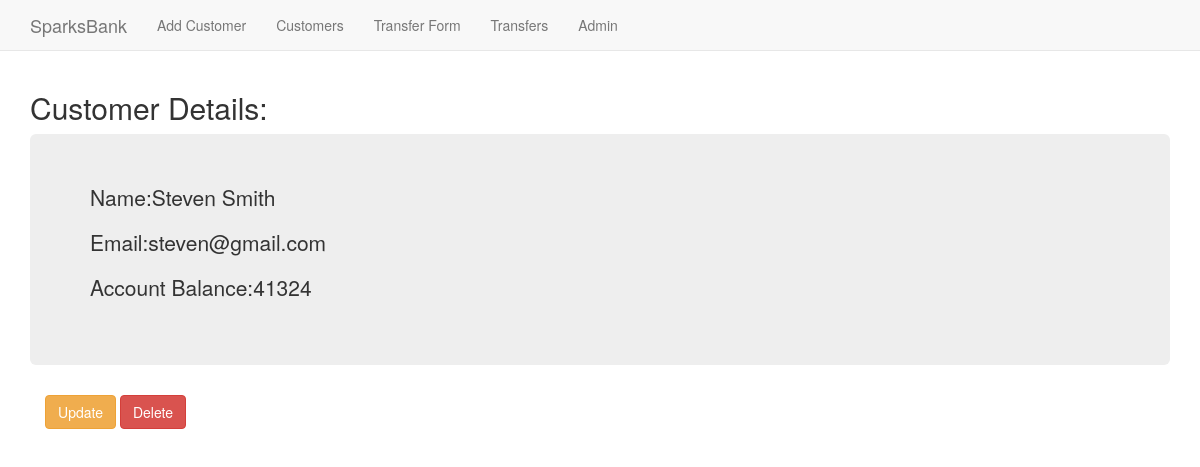
/basicapp/customer/1/, run on the app's committed database.
### basicapp/models.py (models this page shows, shortened)
class Customers(models.Model):
    name = models.CharField(max_length=30,unique=True)
    email = models.EmailField(unique=True)
    balance = models.IntegerField()

### basicapp/views.py (the view)
# urls.py: path('customer/<pk>/',views.CustomerDetailView.as_view(),name='detail'),
class CustomerDetailView(DetailView):
    context_object_name='customer_detail'
    model=Customers
    template_name='basicapp/customer_detail.html'

### basicapp/templates/basicapp/customer_detail.html
{%extends "basicapp/basicapp_base.html"%}
  {%block body_block%}
  <h2>Customer Details:</h2>
  <div class="customers">
    <div class="jumbotron">
        <p>Name:{{customer_detail.name}}</p>
        <p>Email:{{customer_detail.email}}</p>
        <p>Account Balance:{{customer_detail.balance}}</p>
    </div>
  </div>
  <div class="container">
    <a class="btn btn-warning" href="{%url 'basicapp:update' pk=customer_detail.pk%}">Update</a>
    <a class="btn btn-danger" href="{%url 'basicapp:delete' pk=customer_detail.pk%}">Delete</a></p>
  </div>
  {%endblock%}

### data on the page
Customers: name "Steven Smith", email "steven@gmail.com", balance "41324"
